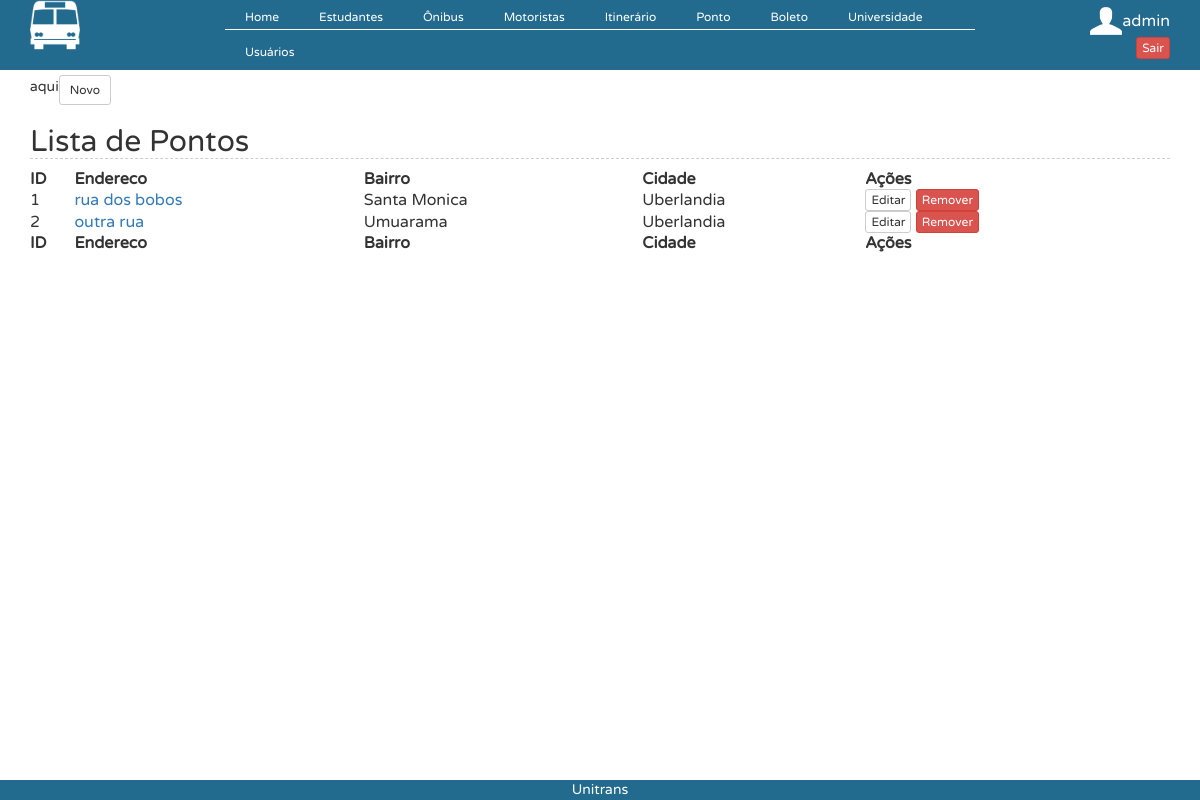
Page /?controller=ponto&action=index (signed in) on the committed database.
### tables this page shows
CREATE TABLE `ponto` (
  `id` int(11) NOT NULL AUTO_INCREMENT,
  `endereco` varchar(45) NOT NULL,
  `bairro` varchar(45) DEFAULT NULL,
  `cidade` varchar(45) DEFAULT NULL,
  PRIMARY KEY (`id`)
);

### controllers/PontoController.php (called while the page is built, shortened)
<?php
class PontoController {
    public function index() {
        $pontos = PontoDAO::all();
        require_once('views/ponto/index.php');
    }
}
?>

### connection.php (called while the page is built, shortened)
<?php
  class Db {
    private static $instance = NULL;
    public static function getInstance() {
      if (!isset(self::$instance)) {
        $pdo_options[PDO::ATTR_ERRMODE] = PDO::ERRMODE_EXCEPTION;
        self::$instance = new PDO('mysql:host=localhost;dbname=teste', 'root', '123456', $pdo_options);
      }
      return self::$instance;
    }
  }
?>

### models/PontoDAO.php (called while the page is built, shortened)
<?php
@include_once 'models/Ponto.php';
class PontoDAO {
    public static function all() {
        $lista = [];
        $req = Db::getInstance()->query('SELECT * FROM ponto');
        foreach ($req->fetchAll() as $linha) {
            $ponto = new Ponto();
            $ponto->setId($linha['id']);
            $ponto->setEndereco($linha["endereco"]);
            $ponto->setBairro($linha["bairro"]);
            $ponto->setCidade($linha["cidade"]);
            $lista[] = $ponto;
        }
        return $lista;
    }
}

### models/Ponto.php (called while the page is built, shortened)
<?php
class Ponto implements JsonSerializable{
    private $id;
    private $endereco;
    private $bairro;
    private $cidade;
function setId ($id){
        $this->id=$id;
    }
    function getId (){
        return $this->id;
    }
    public function getEndereco() {
        return $this->endereco;
    }
    public function setEndereco($endereco) {
        $this->endereco = $endereco;
    }
    public function getBairro() {
        return $this->bairro;
    }
    public function setBairro($bairro) {
        $this->bairro = $bairro;
    }
    public function getCidade() {
        return $this->cidade;
    }
    public function setCidade($cidade) {
        $this->cidade = $cidade;
    }
}
?>

### views/ponto/index.php (the view)
<button  onclick="location.href='?controller=ponto&action=add'" type="button" class="btn btn-default btn-sm" style="margin-top: 5px">
                    Novo
                </button><h2>Lista de Pontos</h2>
<table id="example" class="display compact" cellspacing="0" width="100%">
    <thead>
        <tr>
            <th>ID</th>
            <th>Endereco</th>
            <th>Bairro</th>
            <th>Cidade</th>
            <th>Ações</th>
        </tr>
    </thead>
    <tfoot>
        <tr>
            <th>ID</th>
            <th>Endereco</th>
            <th>Bairro</th>
            <th>Cidade</th>
            <th>Ações</th>
        </tr>
    </tfoot>
    <tbody>
        <?php foreach ($pontos as $ponto) { ?>
            <tr>
                <td><?php echo $ponto->getId();?> </td>                <td><a href="?controller=ponto&action=view&id=<?php echo $ponto->getId();?>"><?php echo $ponto->getEndereco(); ?></a></td>
                <td><?php echo $ponto->getBairro(); ?></td>
                <td><?php echo $ponto->getCidade(); ?></td>
                <td><button type="button" onclick="location.href='?controller=ponto&action=edit&id=<?php echo base64_encode($ponto->getId());?>';" class="btn btn-default btn-xs">Editar</button>
                    <button type="button" onclick="javascript:remover('?controller=ponto&action=delete&id=<?php echo base64_encode($ponto->getId());?>');" class="btn btn-danger btn-xs">Remover</button>
                </td>
            </tr>
        <?php } ?>
    </tbody>
</table>

### webroot/css/estilo.css (style rules this page uses)
* { margin:0; padding:0; font-family: myFirstFont; }
h2 { font-family: Arial, sans-serif; color: #3399CC; font-size: 30px; font-weight: bold; border-bottom: 1px dashed #ccc; margin: 0px 0px 0px 0px; }

### rows in the picture
ponto: id "1", endereco "rua dos bobos", bairro "Santa Monica", cidade "Uberlandia"
ponto: id "2", endereco "outra rua", bairro "Umuarama", cidade "Uberlandia"

### other values in the picture
$_SESSION['login'] "admin"
